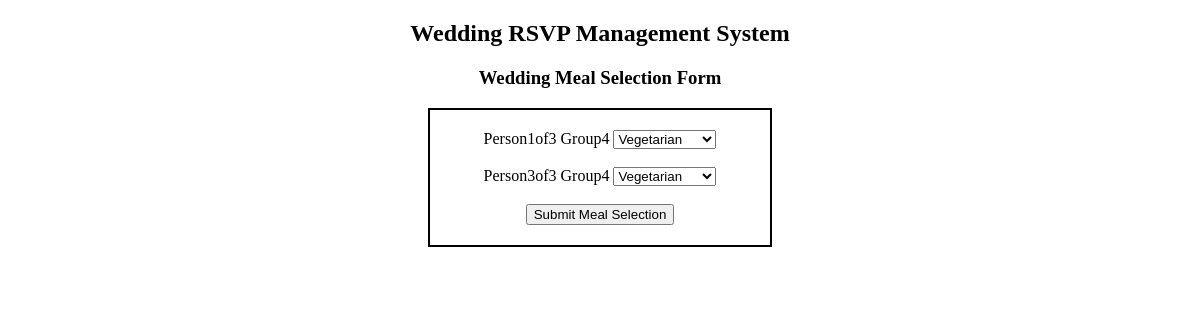
/meal/4, run on an earlier commit of the app's database.
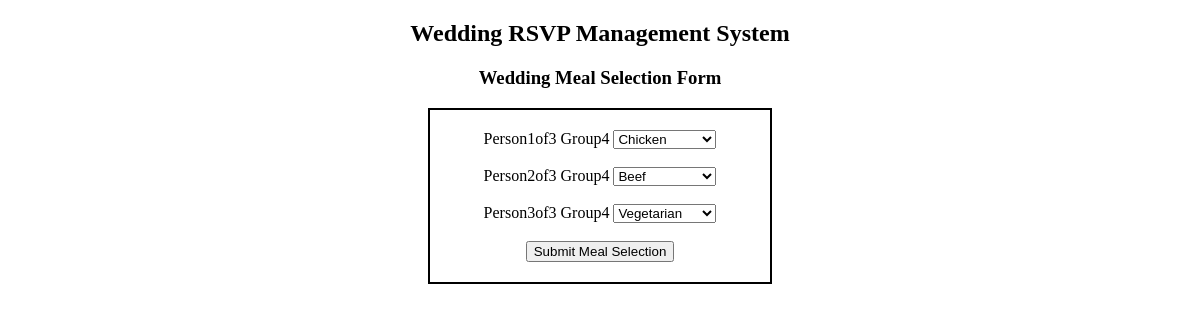
And on a later commit of the database.
### tables this page shows
CREATE TABLE meal_selections (
    guest_id INTEGER PRIMARY KEY,
    meal_id INTEGER NOT NULL,

    FOREIGN KEY (guest_id) REFERENCES guests(guest_id),
    FOREIGN KEY (meal_id) REFERENCES meal_options(meal_id)
);

CREATE TABLE "guests" (
    guest_id INTEGER PRIMARY KEY,
    invite_id INTEGER,
    first_name TEXT NOT NULL,
    last_name TEXT NOT NULL,
    rsvp_status TEXT DEFAULT 'Not Responded',
    FOREIGN KEY (invite_id) REFERENCES invites(invite_id)
);

### app.py (the view, shortened to what this page needs)
@app.route("/meal/<int:invite_id>", methods=["GET", "POST"])
def meal(invite_id):
    guests = fetch_data(
        """SELECT guests.guest_id, guests.first_name, guests.last_name,
        meal_selections.meal_id
        FROM guests
        LEFT JOIN meal_selections
        ON guests.guest_id = meal_selections.guest_id
        WHERE guests.invite_id = ?
        AND guests.rsvp_status = 'Attending'""", #query section
        (invite_id,) #parameters section
    )
    meal_options = fetch_data(
        "SELECT meal_id, meal_name FROM meal_options" #query section
    )
    return render_template(
        "meal.html",
        guests=guests,
        meal_options=meal_options
    )

### database.py (called while the page is built)
def fetch_data(query, parameters=()):
    connection = sqlite3.connect(database)
    try:
        cursor = connection.cursor()
        cursor.execute(query, parameters)
        data = cursor.fetchall()
        return data
    finally:
        connection.close()

### templates/meal.html (shortened to what this page needs)
<!DOCTYPE html>
<html lang="en">
    <head>
        <link rel="stylesheet" href="{{ url_for('static', filename='css/styles.css') }}">
    </head>
    <body>
        <h2>Wedding RSVP Management System</h2>
        <h3>Wedding Meal Selection Form</h3>
        <div class="form-box">
            <form method="POST">
            {% for guest in guests %}
                <label for="meal_{{ guest[0] }}">
                    {{ guest[1] }} {{ guest[2] }}
                </label>
                    <select id="meal_{{ guest[0] }}"
                            name="meal_{{ guest[0] }}"
                            required>
                        {% for meal in meal_options %}
                            <option value="{{ meal[0] }}"
                                {% if meal [0] == guest[3] %}selected{% endif %}>
                                {{ meal[1] }}
                            </option>
                        {% endfor %}
                    </select>
                    <br><br>
                {% endfor %}
                <button type="submit">Submit Meal Selection</button>
            </form>
        </div>
    </body>
</html>

What changed in the data, as far as the page shows it:
changed meal_selections "Person1of3": meal.guest_id "Vegetarian" → "Chicken"
added meal_selections: first_name "Person2of3", last_name "Group4", meal.guest_id "Beef"
